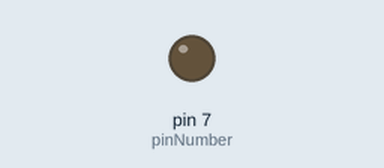
Bench run of a sketch on a simulated Arduino Uno, built with avr-gcc and run on an emulated ATmega328P. Shown: output pins drawn as LEDs (lit = HIGH).

Above: at 0.5 s.
At 4.5 s:
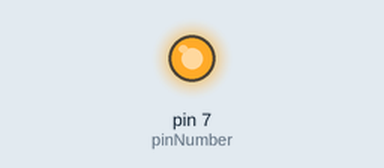
Timing chart, 0 to 6.9 s (numbered marks = the images above):
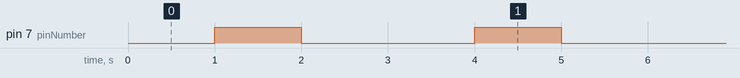

The sketch:

makeBlinkLILLY.ino
```cpp
int counter = 0;
int pinNumber = 7;
void setup() {

  // initialize digital pin  as an output.
  pinMode(pinNumber, OUTPUT);

}


// the loop function runs over and over again forever
void loop() {

  delay(1000);
  make_blink();

}


void make_blink(){

      digitalWrite(pinNumber, HIGH);   // turn the LED on (HIGH is the voltage level)
      delay(1000);              // wait for a second
      digitalWrite(pinNumber, LOW);    // turn the LED off by making the voltage LOW
      delay(1000);              // wait for a second

}
```

Measured:
- by itself, pin 7 (pinNumber): alternates HIGH for 1.0 s and LOW for 2.0 s
